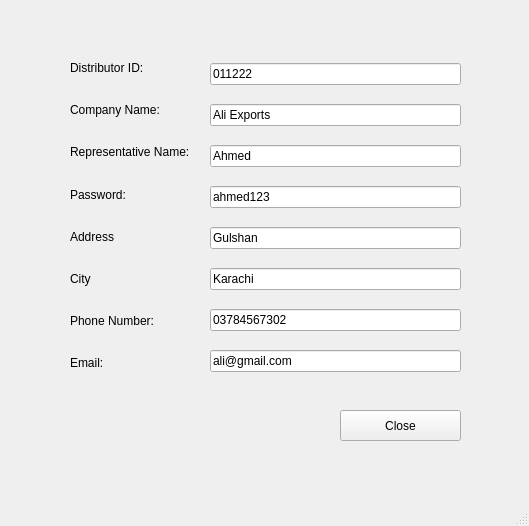
<?xml version="1.0" encoding="UTF-8"?>
<ui version="4.0">
 <class>MainWindow</class>
 <widget class="QMainWindow" name="MainWindow">
  <property name="geometry">
   <rect>
    <x>0</x>
    <y>0</y>
    <width>529</width>
    <height>526</height>
   </rect>
  </property>
  <property name="windowTitle">
   <string>MainWindow</string>
  </property>
  <widget class="QWidget" name="centralwidget">
   <widget class="QWidget" name="layoutWidget">
    <property name="geometry">
     <rect>
      <x>210</x>
      <y>50</y>
      <width>251</width>
      <height>341</height>
     </rect>
    </property>
    <layout class="QVBoxLayout" name="verticalLayout">
     <item>
      <widget class="QLineEdit" name="lineEdit">
       <property name="text">
        <string>011222</string>
       </property>
      </widget>
     </item>
     <item>
      <widget class="QLineEdit" name="titleline">
       <property name="text">
        <string>Ali Exports</string>
       </property>
      </widget>
     </item>
     <item>
      <widget class="QLineEdit" name="lineEdit_6">
       <property name="text">
        <string>Ahmed</string>
       </property>
      </widget>
     </item>
     <item>
      <widget class="QLineEdit" name="titleline_2">
       <property name="text">
        <string>ahmed123</string>
       </property>
      </widget>
     </item>
     <item>
      <widget class="QLineEdit" name="lineEdit_5">
       <property name="text">
        <string>Gulshan</string>
       </property>
      </widget>
     </item>
     <item>
      <widget class="QLineEdit" name="lineEdit_2">
       <property name="text">
        <string>Karachi</string>
       </property>
      </widget>
     </item>
     <item>
      <widget class="QLineEdit" name="lineEdit_3">
       <property name="text">
        <string>03784567302</string>
       </property>
      </widget>
     </item>
     <item>
      <widget class="QLineEdit" name="lineEdit_4">
       <property name="text">
        <string>ali@gmail.com</string>
       </property>
      </widget>
     </item>
    </layout>
   </widget>
   <widget class="QWidget" name="layoutWidget_2">
    <property name="geometry">
     <rect>
      <x>70</x>
      <y>50</y>
      <width>129</width>
      <height>331</height>
     </rect>
    </property>
    <layout class="QVBoxLayout" name="verticalLayout_2">
     <item>
      <widget class="QLabel" name="label">
       <property name="text">
        <string>Distributor ID:</string>
       </property>
      </widget>
     </item>
     <item>
      <widget class="QLabel" name="label_2">
       <property name="text">
        <string>Company Name:</string>
       </property>
      </widget>
     </item>
     <item>
      <widget class="QLabel" name="label_7">
       <property name="text">
        <string>Representative Name:</string>
       </property>
      </widget>
     </item>
     <item>
      <widget class="QLabel" name="label_4">
       <property name="text">
        <string>Password:</string>
       </property>
      </widget>
     </item>
     <item>
      <widget class="QLabel" name="label_3">
       <property name="text">
        <string>Address</string>
       </property>
      </widget>
     </item>
     <item>
      <widget class="QLabel" name="label_8">
       <property name="text">
        <string>City</string>
       </property>
      </widget>
     </item>
     <item>
      <widget class="QLabel" name="label_5">
       <property name="text">
        <string>Phone Number:</string>
       </property>
      </widget>
     </item>
     <item>
      <widget class="QLabel" name="label_6">
       <property name="text">
        <string>Email:</string>
       </property>
      </widget>
     </item>
    </layout>
   </widget>
   <widget class="QPushButton" name="closeButton_3">
    <property name="geometry">
     <rect>
      <x>340</x>
      <y>410</y>
      <width>121</width>
      <height>31</height>
     </rect>
    </property>
    <property name="text">
     <string>Close</string>
    </property>
   </widget>
  </widget>
  <widget class="QMenuBar" name="menubar">
   <property name="geometry">
    <rect>
     <x>0</x>
     <y>0</y>
     <width>529</width>
     <height>26</height>
    </rect>
   </property>
  </widget>
  <widget class="QStatusBar" name="statusbar"/>
 </widget>
 <resources/>
 <connections/>
</ui>
